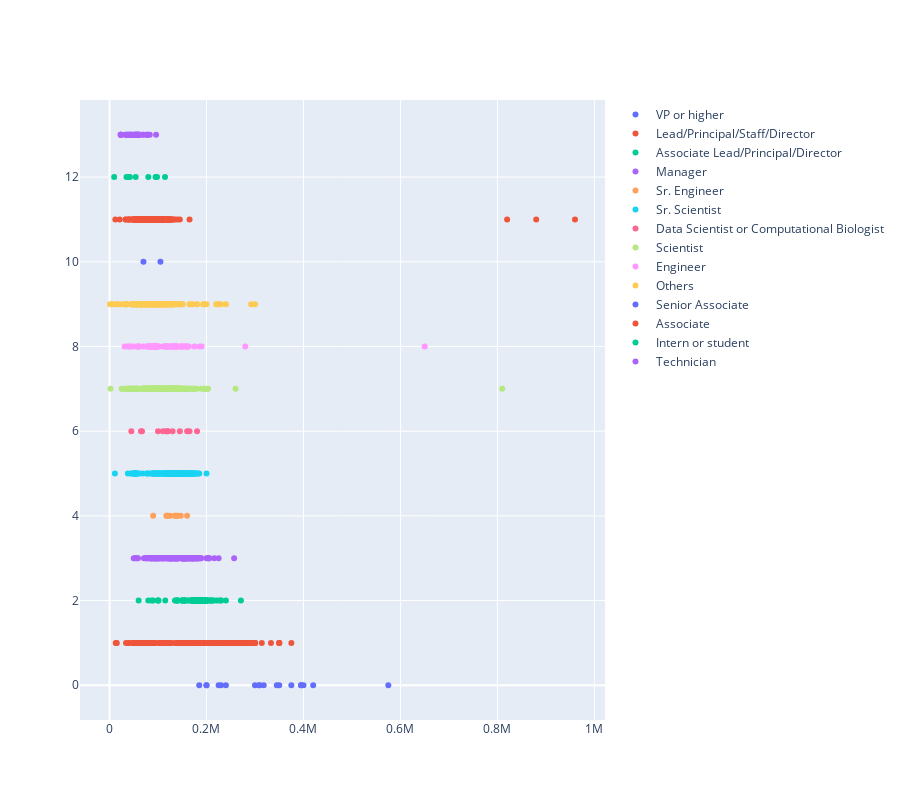

Notebook cell for this chart:
### Code cell
import plotly.graph_objects as go

levels = median_values[y_column]

fig = go.Figure()
for idx, level in enumerate(levels):
    sub_df = df[df[y_column]==level][[x_column,y_column,'Role / Title of current position']]
    x_vals = sub_df[x_column]
    fig.add_scatter(
        x=x_vals,
        y=[idx]*len(x_vals),
        mode='markers',
        name=level,
        text=sub_df,
        hovertemplate = """
Role Title: %{text[2]}<br>
Seniority: %{text[1]}
        """
    )

fig.update_layout(
    height=800
)
fig.show()

### Figure 1 — Plotly figure (JSON) as saved in the notebook; plotly's stock layout.template omitted (floating-point values rounded to 4 significant figures; data arrays with more than 128 entries replaced by an {"elided": "..."} marker saying what was removed)
{"data": [{"hovertemplate": "\nRole Title: %{text[2]}<br>\nSeniority: %{text[1]}\n        ", "mode": "markers", "name": "VP or higher", "text": [[185000, "VP or higher", "Chief Business Officer "], [200000, "VP or higher", "VP"], [300000, "VP or higher", "VP of Digital"], [400000, "VP or higher", "CMO"], [395000, "VP or higher", "SVP"], [308000, "VP or higher", " VP clin ops"], [375000, "VP or higher", "VP Finance"], [230000, "VP or higher", "Svp Marketing and BD"], [395000, "VP or higher", "Senior Vice President of Clinical Development"], [225000, "VP or higher", "VP"], [420000, "VP or higher", "VP, Translational Genetics "], [310000, "VP or higher", "VP / CIO"], [240000, "VP or higher", "VP"], [575000, "VP or higher", "CEO"], [318000, "VP or higher", "General Counsel"], [200000, "VP or higher", "CEO"], [345000, "VP or higher", "VP Medical Affairs"], [350000, "VP or higher", "Vice President, Research and Dev."]], "type": "scatter", "x": [185000.0, 200000.0, 300000.0, 400000.0, 395000.0, 308000.0, 375000.0, 230000.0, 395000.0, 225000.0, 420000.0, 310000.0, 240000.0, 575000.0, 318000.0, 200000.0, 345000.0, 350000.0], "y": [0, 0, 0, 0, 0, 0, 0, 0, 0, 0, 0, 0, 0, 0, 0, 0, 0, 0]}, {"hovertemplate": "\nRole Title: %{text[2]}<br>\nSeniority: %{text[1]}\n        ", "mode": "markers", "name": "Lead/Principal/Staff/Director", "text": {"elided": "300x3 mixed values"}, "type": "scatter", "x": {"elided": "300 float values"}, "y": {"elided": "300 int values"}}, {"hovertemplate": "\nRole Title: %{text[2]}<br>\nSeniority: %{text[1]}\n        ", "mode": "markers", "name": "Associate Lead/Principal/Director", "text": {"elided": "106x3 mixed values"}, "type": "scatter", "x": [175000.0, 180000.0, 200000.0, 210000.0, 180000.0, 190000.0, 175000.0, 184000.0, 194000.0, 170000.0, 175000.0, 200000.0, 198000.0, 185000.0, 185000.0, 162500.0, 225000.0, 195000.0, 200000.0, 200000.0, 230000.0, 180000.0, 160000.0, 154600.0, 180000.0, 185000.0, 170000.0, 192000.0, 86300.0, 175000.0, 200000.0, 177000.0, 195000.0, 180000.0, 178000.0, 178000.0, 180000.0, 172500.0, 210000.0, 187500.0, 194000.0, 170000.0, 271000.0, 180000.0, 150000.0, 240000.0, 170000.0, 186000.0, 175000.0, 187000.0, 230000.0, 185000.0, 101000.0, 100000.0, 153000.0, 170000.0, 205000.0, 140000.0, 180000.0, 210000.0, 200000.0, 135000.0, 200000.0, 192000.0, 190000.0, 200000.0, 200000.0, 175000.0, 180000.0, 173000.0, 186000.0, 187500.0, 180000.0, 170000.0, 180000.0, 150000.0, 185000.0, 193000.0, 220000.0, 140400.0, 185000.0, 170000.0, 195000.0, 205000.0, 100000.0, 155000.0, 155000.0, 140000.0, 188000.0, 148000.0, 195000.0, 198000.0, 200000.0, 185000.0, 80000.0, 215000.0, 191000.0, 60000.0, 154000.0, 137000.0, 190000.0, 211000.0, 115000.0, 90000.0, 165000.0, 180000.0], "y": [2, 2, 2, 2, 2, 2, 2, 2, 2, 2, 2, 2, 2, 2, 2, 2, 2, 2, 2, 2, 2, 2, 2, 2, 2, 2, 2, 2, 2, 2, 2, 2, 2, 2, 2, 2, 2, 2, 2, 2, 2, 2, 2, 2, 2, 2, 2, 2, 2, 2, 2, 2, 2, 2, 2, 2, 2, 2, 2, 2, 2, 2, 2, 2, 2, 2, 2, 2, 2, 2, 2, 2, 2, 2, 2, 2, 2, 2, 2, 2, 2, 2, 2, 2, 2, 2, 2, 2, 2, 2, 2, 2, 2, 2, 2, 2, 2, 2, 2, 2, 2, 2, 2, 2, 2, 2]}, {"hovertemplate": "\nRole Title: %{text[2]}<br>\nSeniority: %{text[1]}\n        ", "mode": "markers", "name": "Manager", "text": {"elided": "177x3 mixed values"}, "type": "scatter", "x": {"elided": "177 float values"}, "y": {"elided": "177 int values"}}, {"hovertemplate": "\nRole Title: %{text[2]}<br>\nSeniority: %{text[1]}\n        ", "mode": "markers", "name": "Sr. Engineer", "text": [[125000, "Sr. Engineer", "Engineer III"], [140000, "Sr. Engineer", "Sr. Engineer"], [140000, "Sr. Engineer", "Process Engineer III"], [135000, "Sr. Engineer", "Engineer III"], [118000, "Sr. Engineer", "Senior Engineer 1"], [147000, "Sr. Engineer", "Senior Engineer"], [160000, "Sr. Engineer", "Sr engineer "], [120000, "Sr. Engineer", "Sr. Engineer"], [135000, "Sr. Engineer", "Senior Engineer II"], [117300, "Sr. Engineer", "Senior Engineer"], [90000, "Sr. Engineer", "Quality Engineer III"]], "type": "scatter", "x": [125000.0, 140000.0, 140000.0, 135000.0, 118000.0, 147000.0, 160000.0, 120000.0, 135000.0, 117300.0, 90000.0], "y": [4, 4, 4, 4, 4, 4, 4, 4, 4, 4, 4]}, {"hovertemplate": "\nRole Title: %{text[2]}<br>\nSeniority: %{text[1]}\n        ", "mode": "markers", "name": "Sr. Scientist", "text": {"elided": "171x3 mixed values"}, "type": "scatter", "x": {"elided": "171 float values"}, "y": {"elided": "171 int values"}}, {"hovertemplate": "\nRole Title: %{text[2]}<br>\nSeniority: %{text[1]}\n        ", "mode": "markers", "name": "Data Scientist or Computational Biologist", "text": [[145000, "Data Scientist or Computational Biologist", "Bioinformatician"], [120000, "Data Scientist or Computational Biologist", "Computational Biologist"], [160000, "Data Scientist or Computational Biologist", "Sr. Computational Biologist"], [180500, "Data Scientist or Computational Biologist", "Computational Biologist II"], [67000, "Data Scientist or Computational Biologist", "Bioinformatician"], [130000, "Data Scientist or Computational Biologist", "Computational Biologist 2"], [65000, "Data Scientist or Computational Biologist", "Bioinformatician "], [100000, "Data Scientist or Computational Biologist", "Senior Bioinformatician"], [116000, "Data Scientist or Computational Biologist", "Computational Biologist"], [110000, "Data Scientist or Computational Biologist", "Computational biologist (contract)"], [165000, "Data Scientist or Computational Biologist", "Computational Biologist II"], [45000, "Data Scientist or Computational Biologist", "Bioinformatician"], [120000, "Data Scientist or Computational Biologist", "Computational Biologist"]], "type": "scatter", "x": [145000.0, 120000.0, 160000.0, 180500.0, 67000.0, 130000.0, 65000.0, 100000.0, 116000.0, 110000.0, 165000.0, 45000.0, 120000.0], "y": [6, 6, 6, 6, 6, 6, 6, 6, 6, 6, 6, 6, 6]}, {"hovertemplate": "\nRole Title: %{text[2]}<br>\nSeniority: %{text[1]}\n        ", "mode": "markers", "name": "Scientist", "text": {"elided": "335x3 mixed values"}, "type": "scatter", "x": {"elided": "335 float values"}, "y": {"elided": "335 int values"}}, {"hovertemplate": "\nRole Title: %{text[2]}<br>\nSeniority: %{text[1]}\n        ", "mode": "markers", "name": "Engineer", "text": {"elided": "77x3 mixed values"}, "type": "scatter", "x": [92230.0, 160000.0, 150000.0, 88000.0, 163500.0, 135000.0, 84000.0, 92000.0, 130000.0, 140000.0, 58500.0, 100000.0, 80000.0, 80000.0, 95000.0, 80000.0, 58000.0, 53600.0, 160000.0, 100000.0, 85000.0, 117000.0, 120000.0, 135000.0, 118000.0, 135000.0, 100500.0, 150000.0, 185000.0, 150000.0, 113000.0, 190000.0, 145000.0, 95000.0, 97000.0, 70000.0, 148000.0, 650000.0, 47000.0, 125000.0, 98800.0, 31000.0, 109000.0, 86000.0, 92000.0, 115000.0, 96000.0, 156000.0, 76000.0, 93000.0, 125000.0, 121000.0, 155000.0, 81000.0, 129000.0, 160000.0, 135000.0, 280000.0, 41300.0, 90000.0, 43000.0, 135000.0, 175000.0, 92000.0, 62000.0, 140000.0, 130000.0, 115000.0, 95000.0, 132000.0, 85000.0, 92000.0, 85000.0, 120000.0, 95640.0, 37000.0, 62000.0], "y": [8, 8, 8, 8, 8, 8, 8, 8, 8, 8, 8, 8, 8, 8, 8, 8, 8, 8, 8, 8, 8, 8, 8, 8, 8, 8, 8, 8, 8, 8, 8, 8, 8, 8, 8, 8, 8, 8, 8, 8, 8, 8, 8, 8, 8, 8, 8, 8, 8, 8, 8, 8, 8, 8, 8, 8, 8, 8, 8, 8, 8, 8, 8, 8, 8, 8, 8, 8, 8, 8, 8, 8, 8, 8, 8, 8, 8]}, {"hovertemplate": "\nRole Title: %{text[2]}<br>\nSeniority: %{text[1]}\n        ", "mode": "markers", "name": "Others", "text": {"elided": "217x3 mixed values"}, "type": "scatter", "x": {"elided": "217 float values"}, "y": {"elided": "217 int values"}}, {"hovertemplate": "\nRole Title: %{text[2]}<br>\nSeniority: %{text[1]}\n        ", "mode": "markers", "name": "Senior Associate", "text": [[70000, "Senior Associate", "SRA2"], [105000, "Senior Associate", "SRA "]], "type": "scatter", "x": [70000.0, 105000.0], "y": [10, 10]}, {"hovertemplate": "\nRole Title: %{text[2]}<br>\nSeniority: %{text[1]}\n        ", "mode": "markers", "name": "Associate", "text": {"elided": "276x3 mixed values"}, "type": "scatter", "x": {"elided": "276 float values"}, "y": {"elided": "276 int values"}}, {"hovertemplate": "\nRole Title: %{text[2]}<br>\nSeniority: %{text[1]}\n        ", "mode": "markers", "name": "Intern or student", "text": [[35000, "Intern or student", "PhD candidate"], [9600, "Intern or student", "Phd student"], [80000, "Intern or student", "Intern"], [54000, "Intern or student", "PhD student"], [114400, "Intern or student", "Graduate Intern"], [95000, "Intern or student", "Post doc"], [98000, "Intern or student", "Co-op drug development "], [42000, "Intern or student", "Bioinformatics Intern"], [40000, "Intern or student", "PhD student"]], "type": "scatter", "x": [35000.0, 9600.0, 80000.0, 54000.0, 114400.0, 95000.0, 98000.0, 42000.0, 40000.0], "y": [12, 12, 12, 12, 12, 12, 12, 12, 12]}, {"hovertemplate": "\nRole Title: %{text[2]}<br>\nSeniority: %{text[1]}\n        ", "mode": "markers", "name": "Technician", "text": [[51500, "Technician", "QC Technician"], [42000, "Technician", "Lab Tech"], [60000, "Technician", "Research Technician "], [24000, "Technician", "Primary Production Technician"], [41800, "Technician", "Process Technician"], [53000, "Technician", "QC Technician"], [45760, "Technician", "sr. operator"], [35000, "Technician", "technician"], [78000, "Technician", "Production Technician III"], [45760, "Technician", "Lab technician I"], [43680, "Technician", "Research Technician"], [57824, "Technician", "Laboratory Technician"], [23230, "Technician", "Lab technician"], [54000, "Technician", "Technician"], [55000, "Technician", "Senior cell culture technician "], [79000, "Technician", "Laboratory technician II"], [58240, "Technician", "Manufacturing Lab Technician"], [62000, "Technician", "Research Technician II"], [32000, "Technician", "QC Lab Tech"], [55000, "Technician", "Research Tech II"], [57700, "Technician", "Lab Tech 3"], [40000, "Technician", "Research Technician II "], [50000, "Technician", "Research Lab Tech II"], [96000, "Technician", "Lab supervisor "], [58000, "Technician", "Research Technician"], [83000, "Technician", "Research Technician"], [23650, "Technician", "Research Tech"], [34500, "Technician", "Lab Operator"], [38675, "Technician", "QC Technician"], [68684, "Technician", "Lab Technician II"], [55000, "Technician", "Core Technician "], [22800, "Technician", "Lab tech"], [60000, "Technician", "Lab Supervisor"], [35713, "Technician", "Lab Technician"], [52000, "Technician", "Active ingredient technician"], [76336, "Technician", "R&D Technician I "], [70000, "Technician", "Lab technician "], [62000, "Technician", "Senior Quality Assurance Technician"]], "type": "scatter", "x": [51500.0, 42000.0, 60000.0, 24000.0, 41800.0, 53000.0, 45760.0, 35000.0, 78000.0, 45760.0, 43680.0, 57820.0, 23230.0, 54000.0, 55000.0, 79000.0, 58240.0, 62000.0, 32000.0, 55000.0, 57700.0, 40000.0, 50000.0, 96000.0, 58000.0, 83000.0, 23650.0, 34500.0, 38680.0, 68680.0, 55000.0, 22800.0, 60000.0, 35710.0, 52000.0, 76340.0, 70000.0, 62000.0], "y": [13, 13, 13, 13, 13, 13, 13, 13, 13, 13, 13, 13, 13, 13, 13, 13, 13, 13, 13, 13, 13, 13, 13, 13, 13, 13, 13, 13, 13, 13, 13, 13, 13, 13, 13, 13, 13, 13]}], "layout": {"height": 800}}
